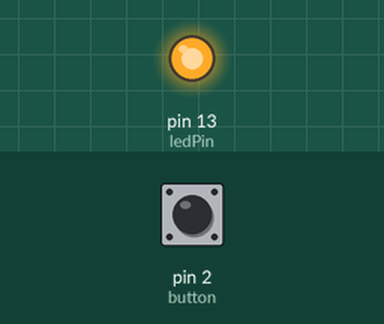
Recording of a sketch running on a simulated Arduino Uno, built with avr-gcc and run on an emulated ATmega328P. Shown: output pins drawn as LEDs (lit = HIGH). The test bench sets the inputs (shaded band); at power-on: pin 2 (button) LOW.

Above: at 1.2 s.
1.3 s: pin 2 (button) pulled HIGH for 0.15 s
At 1.39 s:
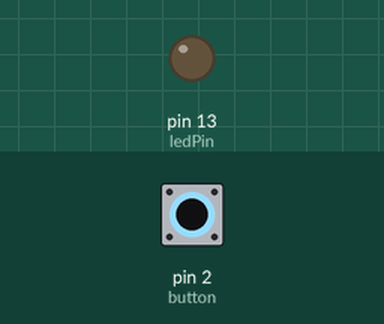
2.9 s: pin 2 (button) pulled HIGH for 3.2 s
At 7.5 s:
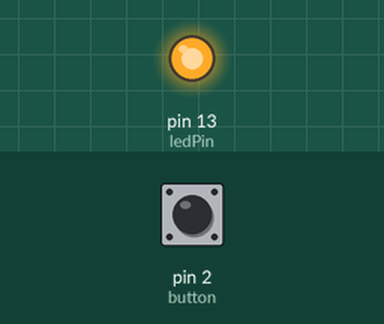
Timing chart, 0 to 9.0 s (numbered marks = the images above; inputs shaded):
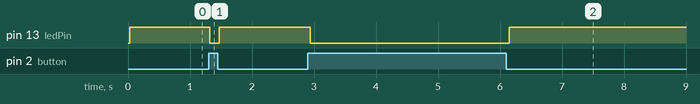

The sketch:

sketch_feb26f.ino
```cpp
const int ledPin = 13;
const int button = 2;
void setup() {
  // put your setup code here, to run once:
  // Uses the pin as output
  pinMode(ledPin, OUTPUT);
  // button is used as input
  pinMode(button, INPUT);
}

void loop() {
  // put your main code here, to run repeatedly:
  // if the button is not pressed, turn the light off
   if (digitalRead(button) == 1) {
      digitalWrite(ledPin, LOW);
   }
   //delay to improve consistency
   delay(30);
   // if the button is pressed, turn the light off
   if (digitalRead(button) == 0) {
    digitalWrite(ledPin, HIGH);
   }
   delay(30);
}
```

Measured:
- after the input at 1.3 s, pin 13 (ledPin): HIGH → LOW at once, → HIGH 0.15 s later
- after the input at 2.9 s, pin 13 (ledPin): HIGH → LOW at once, → HIGH 3.2 s later
